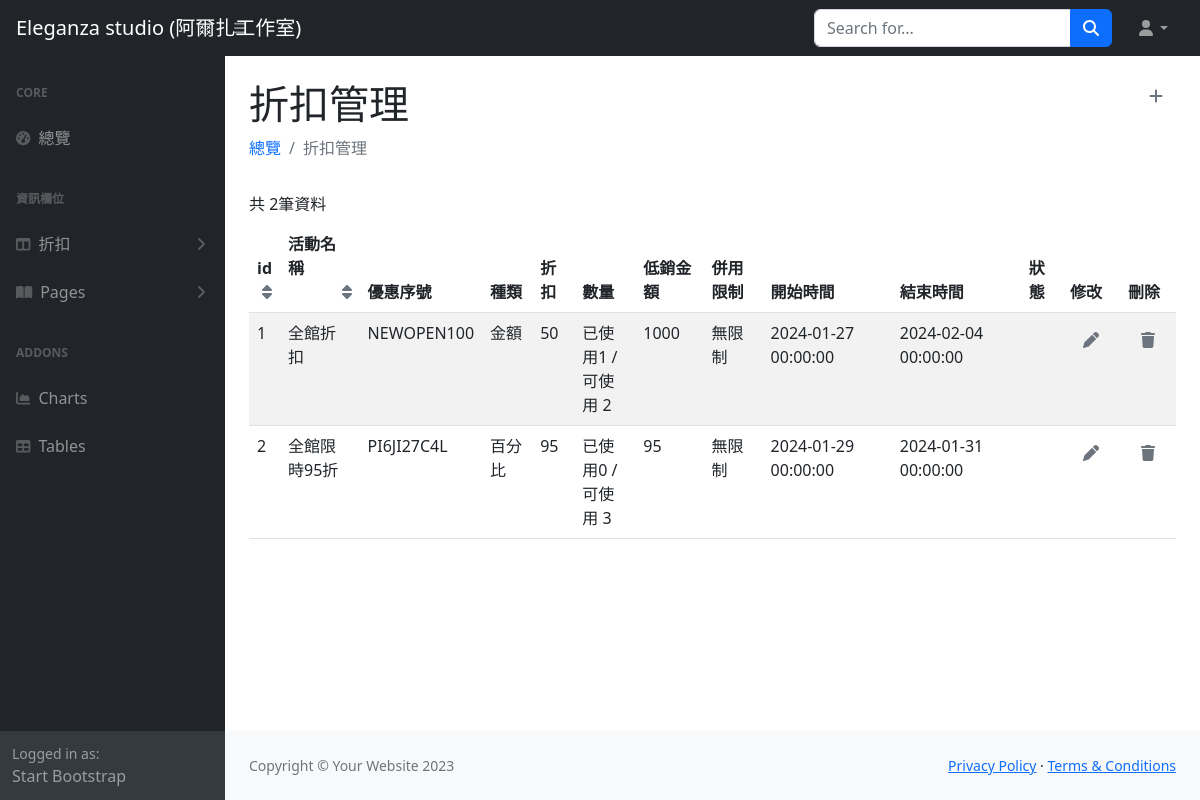
/discounts.php, run on the app's committed database.
### tables this page shows
CREATE TABLE `discount` (
  `discount_id` int(2) NOT NULL,
  `main` varchar(10) NOT NULL,
  `serial_number` varchar(15) NOT NULL,
  `type` varchar(3) NOT NULL,
  `amount` int(4) NOT NULL,
  `num` int(2) NOT NULL,
  `low_consumption` int(6) DEFAULT NULL,
  `restriction` varchar(10) DEFAULT NULL,
  `start_date` datetime NOT NULL,
  `end_date` datetime NOT NULL,
  `valid` int(1) NOT NULL
);

### discounts.php (the view, shortened to what this page needs)
<?php
require_once("pdo-conncetion.php");
$sql = "SELECT * FROM discount";
$stmt = $db_host->prepare($sql);
try {
    $stmt->execute();
    $rows = $stmt->fetchAll(PDO::FETCH_ASSOC);
    $discountCount = $stmt->rowCount();
} catch (PDOException $e) {
    echo "預處理陳述式失敗<br>";
    echo "Error: " . $e->getMessage();
    $db_host = null;
    exit;
}
?>
<!DOCTYPE html>
<html lang="en">
<head>
    <link href="css/styles.css" rel="stylesheet" />
</head>
<body>
    <nav class="sb-topnav navbar navbar-expand navbar-dark bg-dark">
        <a class="navbar-brand ps-3" href="index.php">Eleganza studio (阿爾扎工作室)</a>
        <button class="btn btn-link btn-sm order-1 order-lg-0 me-4 me-lg-0" id="sidebarToggle" href="#!"><i class="fas fa-bars"></i></button>
        <form class="d-none d-md-inline-block form-inline ms-auto me-0 me-md-3 my-2 my-md-0">
            <div class="input-group">
                <input class="form-control" type="text" placeholder="Search for..." aria-label="Search for..." aria-describedby="btnNavbarSearch" />
                <button class="btn btn-primary" id="btnNavbarSearch" type="button"><i class="fas fa-search"></i></button>
            </div>
        </form>
        <ul class="navbar-nav ms-auto ms-md-0 me-3 me-lg-4">
            <li class="nav-item dropdown">
                <a class="nav-link dropdown-toggle" id="navbarDropdown" href="#" role="button" data-bs-toggle="dropdown" aria-expanded="false"><i class="fas fa-user fa-fw"></i></a>
            </li>
        </ul>
    </nav>
    <div id="layoutSidenav">
        <div id="layoutSidenav_nav">
            <nav class="sb-sidenav accordion sb-sidenav-dark" id="sidenavAccordion">
                <div class="sb-sidenav-menu">
                    <div class="nav">
                        <div class="sb-sidenav-menu-heading">Core</div>
                        <a class="nav-link" href="index.php">
                            <div class="sb-nav-link-icon"><i class="fas fa-tachometer-alt"></i></div>
                            總覽
                        </a>
                        <div class="sb-sidenav-menu-heading">資訊欄位</div>
                        <a class="nav-link collapsed" href="#" data-bs-toggle="collapse" data-bs-target="#collapseLayouts" aria-expanded="false" aria-controls="collapseLayouts">
                            <div class="sb-nav-link-icon"><i class="fas fa-columns"></i></div>
                            折扣
                            <div class="sb-sidenav-collapse-arrow"><i class="fas fa-angle-down"></i></div>
                        </a>
                        <a class="nav-link collapsed" href="#" data-bs-toggle="collapse" data-bs-target="#collapsePages" aria-expanded="false" aria-controls="collapsePages">
                            <div class="sb-nav-link-icon"><i class="fas fa-book-open"></i></div>
                            Pages
                            <div class="sb-sidenav-collapse-arrow"><i class="fas fa-angle-down"></i></div>
                        </a>
                        <div class="sb-sidenav-menu-heading">Addons</div>
                        <a class="nav-link" href="charts.html">
                            <div class="sb-nav-link-icon"><i class="fas fa-chart-area"></i></div>
                            Charts
                        </a>
                        <a class="nav-link" href="tables.html">
                            <div class="sb-nav-link-icon"><i class="fas fa-table"></i></div>
                            Tables
                        </a>
                    </div>
                </div>
                <div class="sb-sidenav-footer">
                    <div class="small">Logged in as:</div>
                    Start Bootstrap
                </div>
            </nav>
        </div>
        <div id="layoutSidenav_content">
            <main>
                <div class="container-fluid px-4">
                    <div class="d-flex justify-content-between align-items-center">
                        <div>
                            <h1 class="mt-4">折扣管理</h1>
                        </div>
                        <div><a href="newdiscount.php" class="btn"><i class="fa-solid fa-plus text-secondary"></i></a></div>
                    </div>
                    <ol class="breadcrumb mb-4">
                        <li class="breadcrumb-item"><a class="nav-link link-primary" href="index.php">總覽</a></li>
                        <li class="breadcrumb-item active">折扣管理</li>
                    </ol>
                    <div class="py-2">
                        共 <?= $discountCount ?>筆資料
                    </div>
                    <table class="table table-striped table-width">
                        <thead>
                            <tr>
                                <th>id<div class="text-end"><a href=""><i class="fa-solid fa-sort text-secondary"></i></a></th>
                                <th>活動名稱<div class="text-end"><a href=""><i class="fa-solid fa-sort text-secondary"></i></a></div></th>
                                <th>優惠序號</th>
                                <th>種類</th>
                                <th>折扣</th>
                                <th>數量</th>
                                <th>低銷金額</th>
                                <th>併用限制</th>
                                <th>開始時間</th>
                                <th>結束時間</th>
                                <th>狀態</th>
                                <th>修改</th>
                                <th>刪除</th>
                            </tr>
                        </thead>
                        <tbody>
                            <?php foreach ($rows as $row) : ?>
                                <tr>
                                    <td><?= $row["discount_id"] ?></td>
                                    <td><?= $row["main"] ?></td>
                                    <td><?= $row["serial_number"] ?></td>
                                    <td><?= $row["type"] ?></td>
                                    <td><?= $row["amount"] ?></td>
                                    <td>已使用<?php $usnum = $row["discount_id"];
                                            $ussql = "SELECT * FROM us_discount WHERE discount_id = '$usnum'";
                                            $usstmt = $db_host->prepare($ussql);
                                            try {
                                                $usstmt->execute();
                                                $usrows = $usstmt->fetchAll(PDO::FETCH_ASSOC);
                                                $usCount = count($usrows);
                                            } catch (PDOException $e) {
                                                echo "預處理陳述式失敗<br>";
                                                echo "Error: " . $e->getMessage();
                                                $db_host = null;
                                                exit;
                                            }
                                            echo $usCount; ?> /<br> 可使用 <?= $row["num"] ?></td>
                                    <td><?= $row["low_consumption"] ?></td>
                                    <td><?= $row["restriction"] ?></td>
                                    <td><?= $row["start_date"] ?></td>
                                    <td><?= $row["end_date"] ?></td>
                                    <td class="text-danger"><?php if($row["valid"] == 0) echo "下架"?></td>
                                    <td><a href="rediscount.php?id=<?= $row["discount_id"] ?>" class="btn"><i class="fa-solid fa-pen text-secondary"></i></a></td>
                                    <td><button type="button" class="btn getid" data-bs-toggle="modal" data-id="<?= $row["discount_id"] ?>" data-bs-target="#staticBackdrop"><i class="fa-solid fa-trash text-secondary"></i></button></td>
                                </tr>
                            <?php endforeach; ?>
                        </tbody>
                    </table>
                </div>
            </main>
            <footer class="py-4 bg-light mt-auto">
                <div class="container-fluid px-4">
                    <div class="d-flex align-items-center justify-content-between small">
                        <div class="text-muted">Copyright &copy; Your Website 2023</div>
                        <div>
                            <a href="#">Privacy Policy</a>
                            &middot;
                            <a href="#">Terms &amp; Conditions</a>
                        </div>
                    </div>
                </div>
            </footer>
        </div>
    </div>
</body>
</html>

### css/css.php (style rules this page uses)
a { text-wrap: nowrap; }

### data on the page
discount: discount_id "1", main "全館折扣", serial_number "NEWOPEN100", type "金額", amount "50", usCount "1", num "2", low_consumption "1000", restriction "無限制", start_date "2024-01-27 00:00:00", end_date "2024-02-04 00:00:00"
discount: discount_id "2", main "全館限時95折", serial_number "PI6JI27C4L", type "百分比", amount "95", usCount "0", num "3", low_consumption "95", restriction "無限制", start_date "2024-01-29 00:00:00", end_date "2024-01-31 00:00:00"

### other printed values
$discountCount "2"
